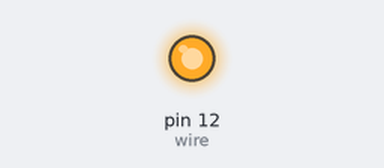
Simulated run of this sketch. Board: Arduino Uno, built with avr-gcc and run on an emulated ATmega328P. Shown: output pins drawn as LEDs (lit = HIGH).

Above: at 0.1 s.
Timing chart, 0 to 1.6 s (numbered marks = the images above):
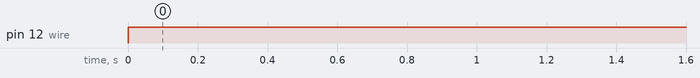

The sketch:

firstTest.ino
```cpp
int wire = 12;

void setup() {
  // put your setup code here, to run once:
  pinMode(wire, OUTPUT);
}

void loop() {
  // put your main code here, to run repeatedly:
  digitalWrite(wire, HIGH);
}
```

Measured:
- by itself, pin 12 (wire): LOW → HIGH at 0.00 s
